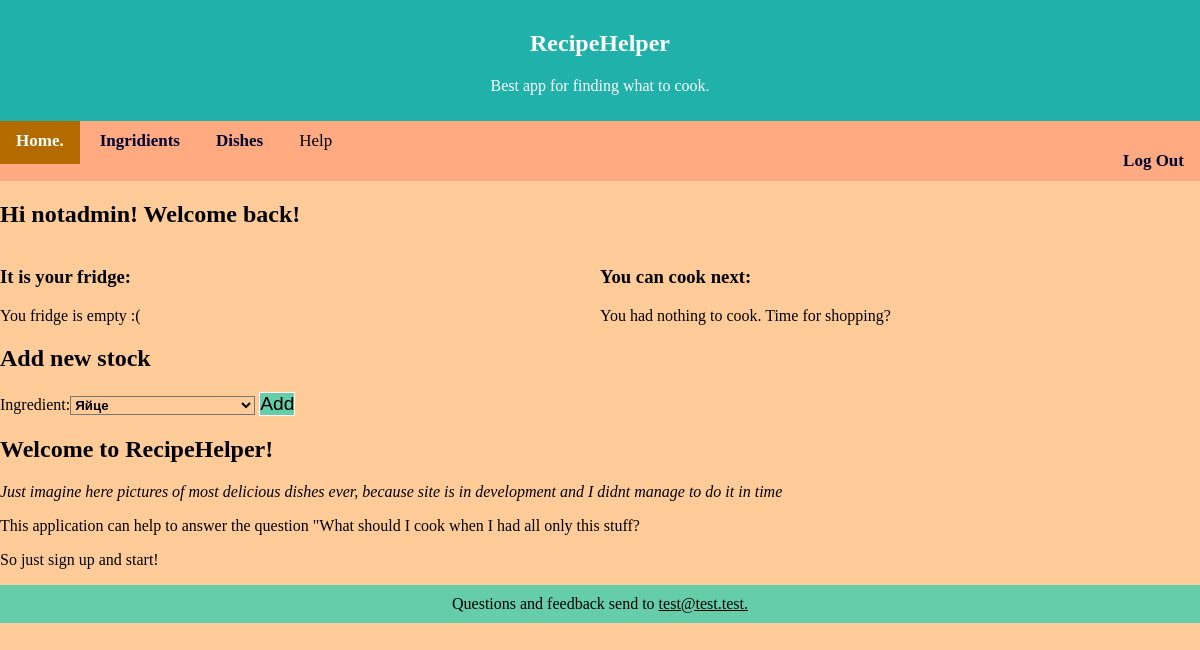
Before: / (signed in) with the older database file.
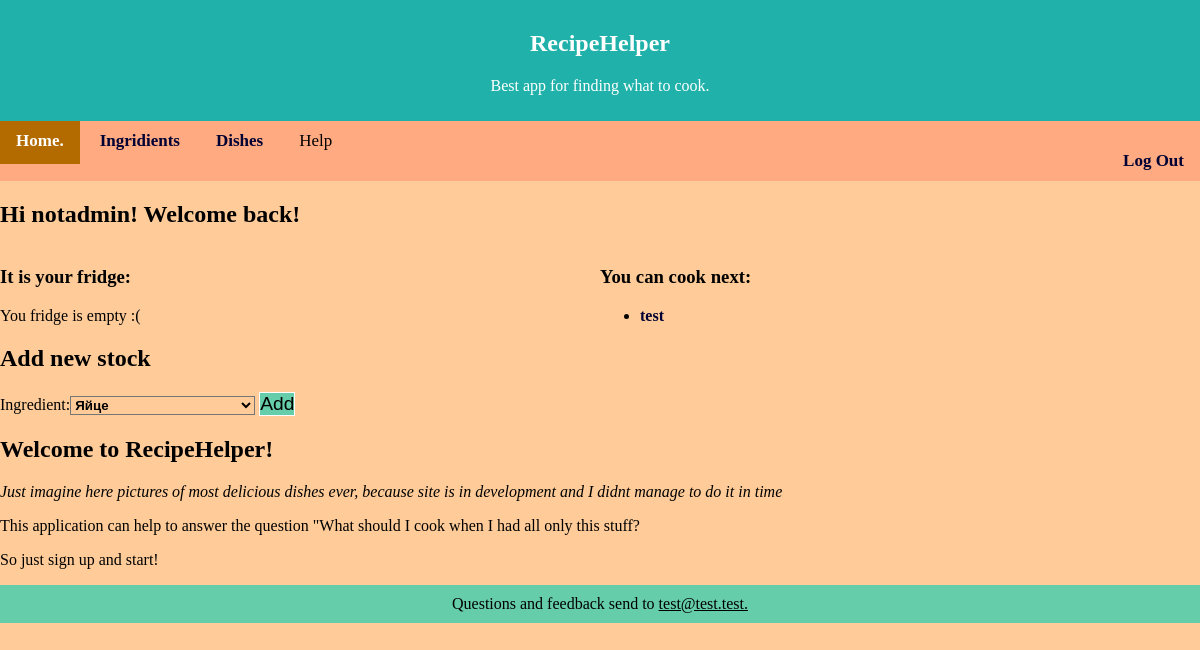
After: the same page with the newer database file.
### Picker/models.py (models this page shows, shortened)
class Dish(models.Model):
    name = models.CharField(max_length = 100)
    description = models.TextField(blank=True, default='')

### Picker/views.py (the view, shortened to what this page needs)
# urls.py: path('', views.index, name='index'),
def index(request):
    current_user = request.user
    if current_user.is_authenticated:
        fridge_ing = Fridge.objects.filter(user_id = current_user.id, is_available = True).select_related('ingredient')
        if request.method == 'POST':
            is_deleted = False
            for temp in fridge_ing:
                if str(temp.ingredient_id) in request.POST:
                    temp.is_available = False
                    temp.save()
                    form = AddIngredient()
                    is_deleted = True
                    break
            if not is_deleted:
                form = AddIngredient(request.POST)
                if form.is_valid():
                    ing_id = form.cleaned_data['ingredient']
                    try:
                        k = Fridge.objects.get(user_id = current_user.id, ingredient_id = ing_id)
                        k.is_available = True
                        k.save()
                    except Fridge.DoesNotExist:
                        k = Fridge(user_id = current_user.id, ingredient_id = ing_id)
                        k.save()
            fridge_ing = Fridge.objects.filter(user_id=current_user.id, is_available=True).select_related('ingredient')
        else:
            form = AddIngredient()
        available_dish_id = recipe_finder(current_user)
        dish_list = [Dish.objects.get(id=i['id']) for i in available_dish_id]
        context = {
            'user': current_user,
            'ing_list': fridge_ing,
            'dish_list': dish_list,
            'form': form,
        }
    template = loader.get_template('home.html')
    return HttpResponse(template.render(context, request))

### Picker/forms.py
class AddIngredient(forms.Form):
    choises = [tuple([x.id, x.name]) for x in Ingredient.objects.all()]
    ingredient = forms.CharField(widget=forms.Select(choices=choises))

### Picker/models.py (called while the page is built)
def recipe_finder(user):
    recipes = Recipe.objects.exclude(
        ingredient__in = Ingredient.objects.filter(fridge__user__id = user.id, fridge__is_available = True)
    ).values('dish_id')
    dishes = Dish.objects.all().values('id')
    available_dish_id = dishes.difference(recipes)
    return available_dish_id

### templates/home.html (shortened to what this page needs)
{% extends 'base.html' %}
{% load static %}
{% block content %}
<h2>Hi {{ user.username }}! Welcome back!</h2>
<div class="wrapper">
<div class="fridge">
    <h3>It is your fridge:</h3>
    {% if ing_list %}
    <table>
        {% for ing in ing_list %}
        {% if user.is_authenticated %}
        <tr>
        <th>
            <a href="/ingredient/{{ ing.ingredient_id }} "> {{ ing.ingredient.name }} </a>
        </th>
        <th>
            <form method="post" >
                {% csrf_token %}
                <div class="delButton">
                    <input type="submit" name = "{{ ing.ingredient_id }}" value="Delete">
                </div>
            </form>
        </th>
        </tr>
        {% else %}
        <tr>
        <th>
            <a href="/ingredient/{{ ing.id }} "> {{ ing.name }} </a>
        </th>
        <th>
            <form method="post" >
                {% csrf_token %}
                <div class="delButton">
                    <input type="submit" name = "{{ ing.id }}" value="Delete">
                </div>
            </form>
        </th>
        </tr>
        {% endif %}
        {% endfor %}
    </table>
    {% else %}
    <p>You fridge is empty :(</p>
    {% endif %}
    <h2>Add new stock</h2>
    <form method="post">
        {{ form }}
        <input type="submit" value="Add" class="Submit">
    </form>
</div>
<div class="posibilities">
    <h3>You can cook next:</h3>
    {% if dish_list %}
    <ul>
        {% for dish in dish_list %}
        <li><a href="/recipe/{{ dish.id }} "> {{ dish.name }} </a>
        {% endfor %}
    </ul>
    {% else %}
    <p>You had nothing to cook. Time for shopping?</p>
    {% endif %}
</div>
</div>
<h2> Welcome to RecipeHelper!</h2>
<p><em>Just imagine here pictures of most delicious dishes ever, because site is in development and I didnt manage to do it in time</em></p>
<p>This application can help to answer the question "What should I cook when I had all only this stuff?</p>
<p>So just sign up and start!</p>
{% endblock %}

Changed rows visible on the page:
added Dish: name "test"
Other visible differences:
text no longer shown: "You had nothing to cook. Time for shopping?"
